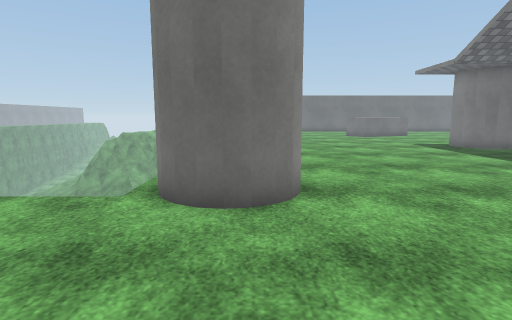
view 1 (above)

24 first-person views from a walk through a scene from a Unity 3-D project. The camera is 1.2 m above the floor, tilts 8° down and sees 80° across. The floor is counted in squares, 0.85 m on a side. Each view is taken from the middle of a square. On the plan, view 1 faces up. The plan holds only what a view shows up to about 15 squares ahead; the rest is blank. The place goes on beyond the plan. The player is left out. Surface patterns are stand-ins for the level's own textures.

view 2
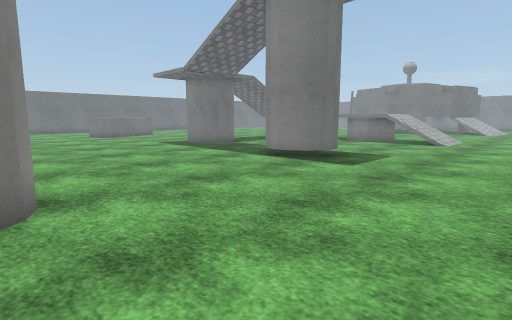

view 3
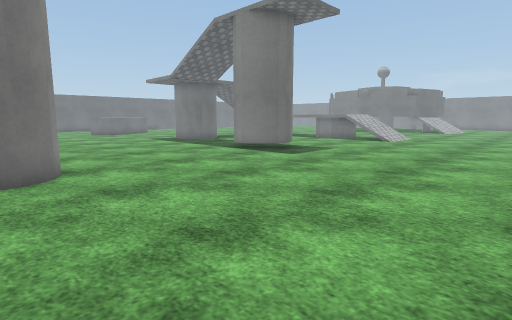

view 4
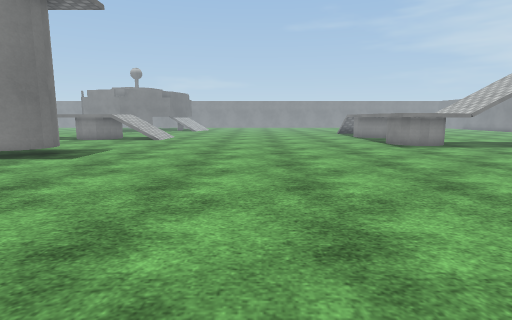

view 5
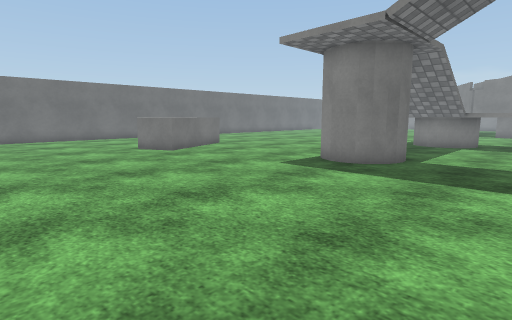

view 6
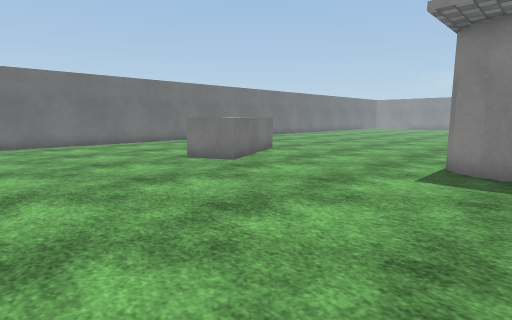

view 7
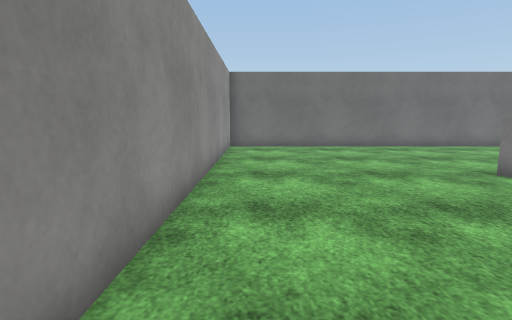

view 8
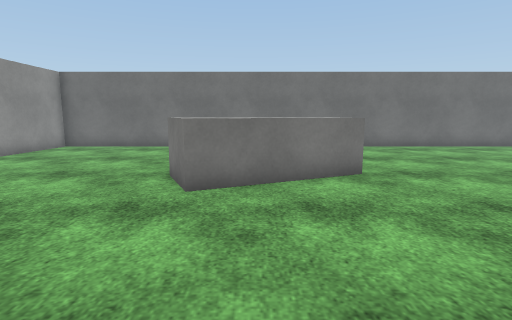

view 9
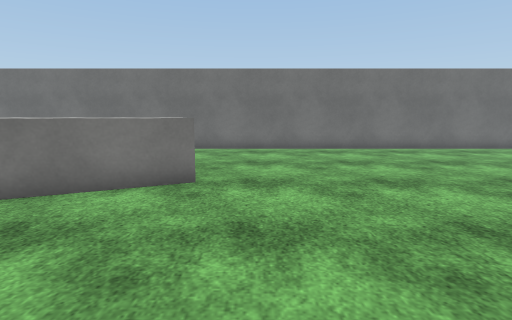

view 10
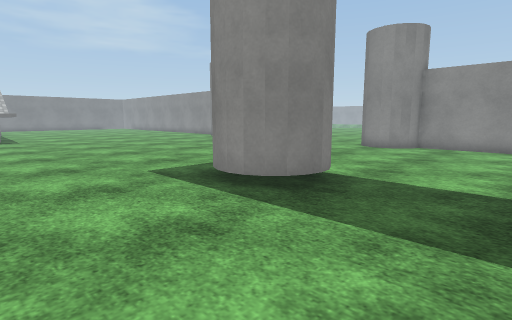

view 11
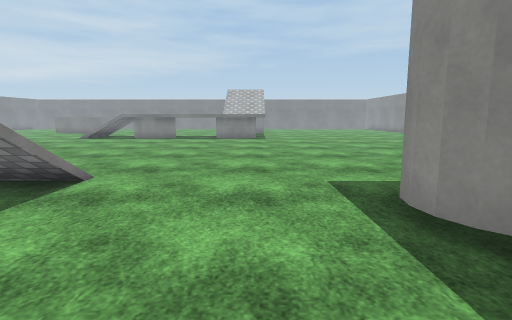

view 12
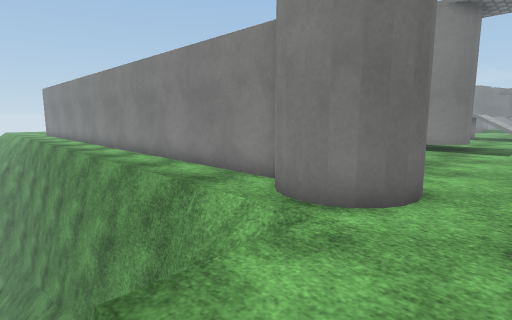

view 13
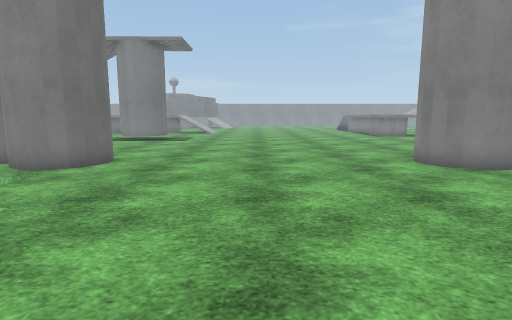

view 14
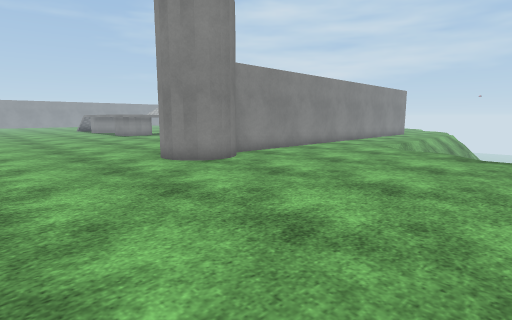

view 15
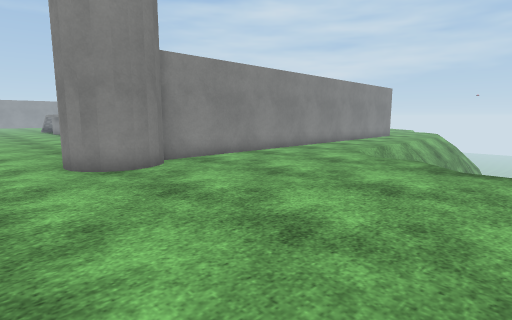

view 16
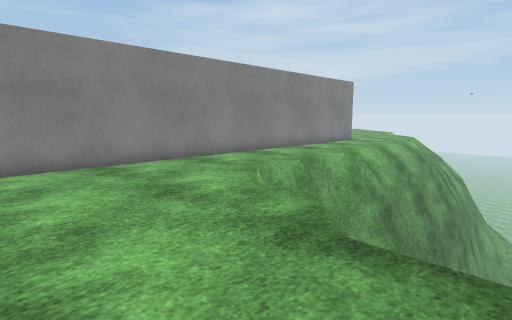

view 17
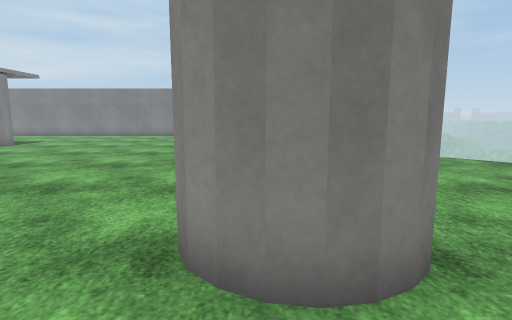

view 18
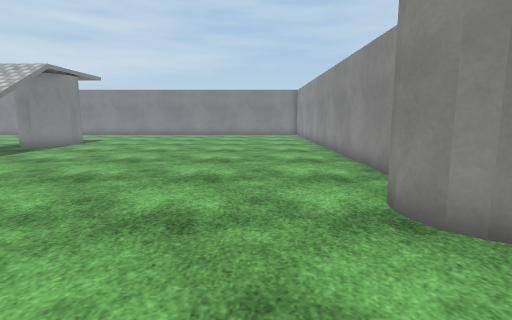

view 19
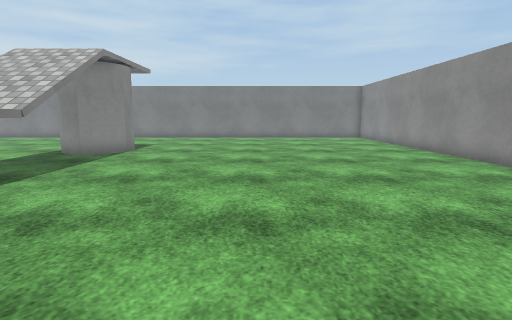

view 20
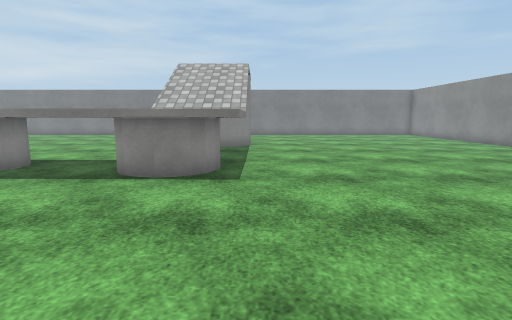

view 21
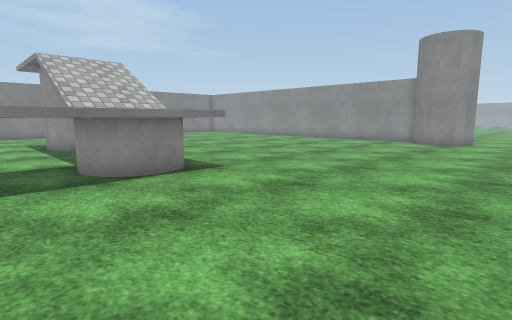

view 22
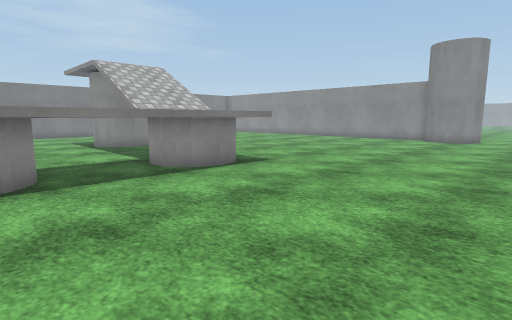

view 23
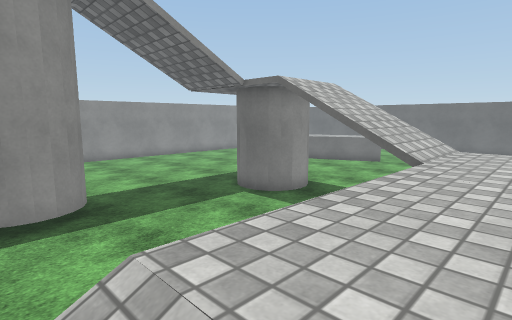

view 24
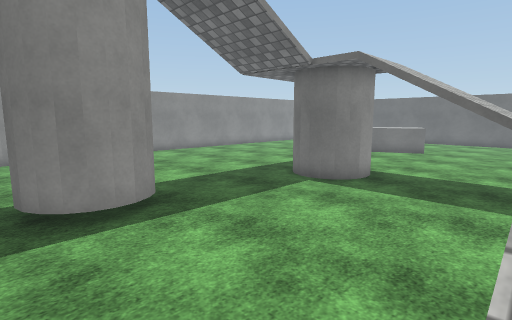

### Floor plan
Key: @ floor where view 1 was taken; # wall or solid block; . main floor; : floor 1.5 m higher than the main floor; / step, stairs or slope; ^ raised ledge; v drop or lower ground.
Columns run from 10 left of view 1 to 20 right of it. Each row starts with its distance up from view 1.
 31           #####################
 30           #....................
 29           #....................
 28           #....................
 27           #....................
 26           #....................
 25           #........ ^^.........
 24           #.......^  ^........
 23           #......^ ^^^.......
 22           #......#^^.........
 21       vv  #.................
 20       vv. #................
 19      vvv.##.................
 18      vvv.##.................
 17       vv.##................
 16       vv.# .........###...vvv
 15       vv.# .........###.../::
 14       vv.# .........###.../::
 13       vv.# ...............#::
 12       vv.# ................:::
 11       vv.##................:::
 10        v.##................:::
  9        v.##................:::
  8        v.##.......####.....:::
  7       vv####......####.....:::
  6        /####.......###...../ /
  5      ...####...............//
  4     v......................//
  3    /.........................
  2   ............................
  1   ............................
  0 . ........@....................
 -1  ..............................
 -2 ...............................
 -3 ...............................
 -4 ...............................
 -5 .........##....................
 -6 ........####...................
 -7 ........####...................
 -8 .........# ....................
 -9 .........##............:::::::
-10  ........##............
-11 .........##............
-12 .........##............::::::::
-13   v......##...........////.....
-14    v//...##....................
-15       /..##....................
-16      v/..##....................
-17      vv..##............###.....
-18     vvv..##............###...
-19     vv...##............   ....
-20     v ...##............   ....

Positions as (right, up) in squares from view 1, and headings:
1: (0, 0), facing up
2: (0, 0), facing up-right
3: (-1, -3), facing up-right
4: (-2, -2), facing right
5: (1, 10), facing up-right
6: (1, 14), facing up-right
7: (1, 16), facing up
8: (9, 16), facing up
9: (13, 17), facing up
10: (15, 12), facing down-left
11: (13, 11), facing down
12: (-6, 3), facing up-right
13: (-10, 0), facing right
14: (-10, 0), facing down-right
15: (-10, -3), facing down-right
16: (-10, -9), facing down-right
17: (0, -3), facing down
18: (3, -2), facing down
19: (7, -5), facing down
20: (12, -2), facing down
21: (18, -2), facing down-left
22: (20, -2), facing down-left
23: (19, 6), facing up-left
24: (17, 5), facing up-left
